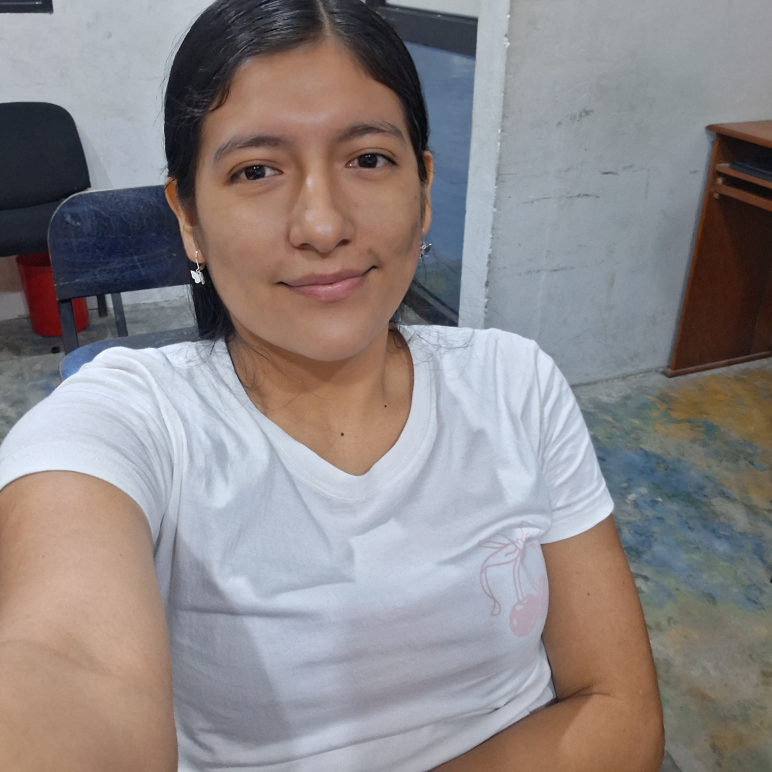
#> input picture rostros/jhonely.jpeg, 1544 x 1544 px (shown at 1/2 size); its folder holds only this picture in this run
$ python -i main.py   (imports and definitions only)
#> lines starting #> are read from the running program, lines starting #| are printed output that depends on the picture
import cv2
import os
import numpy as np
import customtkinter as ctk
import threading
from PIL import Image, ImageTk
from tkinter import messagebox

# Configuración del entorno visual exterior
# [2 lines not run here, left out]

# ==========================================
# 1. TU CONFIGURACIÓN Y CARGA ORIGINAL
# ==========================================
clasificador = cv2.CascadeClassifier(
    cv2.data.haarcascades + "haarcascade_frontalface_default.xml"
)

usuarios = []
ruta_rostros = "rostros"

def cargar_usuarios_sistema():
    global usuarios
    usuarios = []
    if os.path.exists(ruta_rostros):
        for archivo in os.listdir(ruta_rostros):
            ruta_imagen = os.path.join(ruta_rostros, archivo)
            imagen = cv2.imread(ruta_imagen)
#> imagen is the input picture: shape (1544, 1544, 3); mean B, G, R 135.5, 134.8, 141.1
            if imagen is None:
                continue
            gris = cv2.cvtColor(imagen, cv2.COLOR_BGR2GRAY)
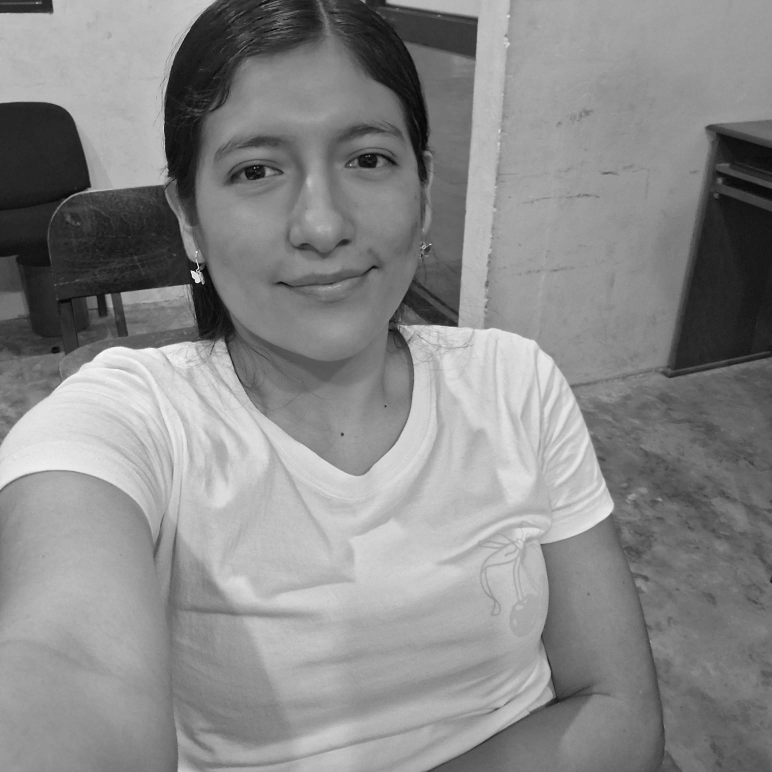
#> gris: shape (1544, 1544) (shown at 1/2 size); min 0, max 255, mean 136.8
            rostros = clasificador.detectMultiScale(gris, scaleFactor=1.1, minNeighbors=5)
#> rostros = [[984, 904, 92, 92], [345, 107, 565, 565]]
            for (x, y, w, h) in rostros:
                rostro = gris[y:y+h, x:x+w]
                rostro = cv2.resize(rostro, (200, 200))
                nombre = os.path.splitext(archivo)[0]
                usuarios.append({
                    "nombre": nombre,
                    "rostro": rostro
                })
                print(f"Usuario cargado: {nombre}")
                break
#> this loop made 1 pass
#| Usuario cargado: jhonely
#> pass 1, in cargar_usuarios_sistema, `rostro = gris[y:y+h, x:x+w]`:
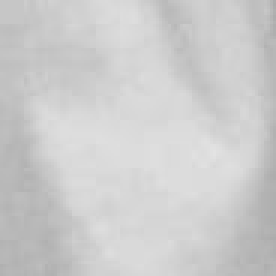
#> rostro: shape (92, 92) (shown 3 times larger); min 172, max 227, mean 204.4
#> after the loop, usuarios = 1 item

# [1 line not run here, left out]

# ==========================================
# 2. TU BUCLE PRINCIPAL (RENDERIZADO EN LA APP)
# ==========================================
# [83 lines left out: function funcion_reconocimiento_original, not called in this run]

# ==========================================
# 3. INTERFAZ GRÁFICA UNIFICADA (TRES BOTONES)
# ==========================================
class VentanaEstilos(ctk.CTk):
    # [129 lines left out: functions __init__, arrancar_lector, parar_lector, capturar_rostro, cambiar_datos_interfaz, cerrar_todo, not called in this run]

# [3 lines not run here, left out]

>>> result = cargar_usuarios_sistema()

$ run again, on rostros/joan.jpeg
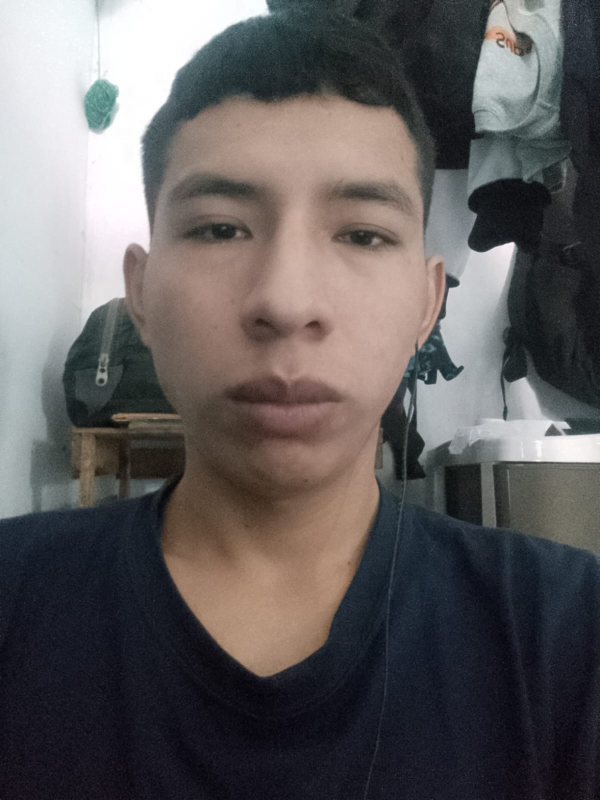
#> input picture rostros/joan.jpeg, 1200 x 1600 px (shown at 1/2 size)
#> in cargar_usuarios_sistema, imagen is the input picture: shape (1600, 1200, 3); mean B, G, R 93.9, 93.6, 97.3
#> in cargar_usuarios_sistema, `gris = cv2.cvtColor(imagen, cv2.COLOR_BGR2GRAY)`:
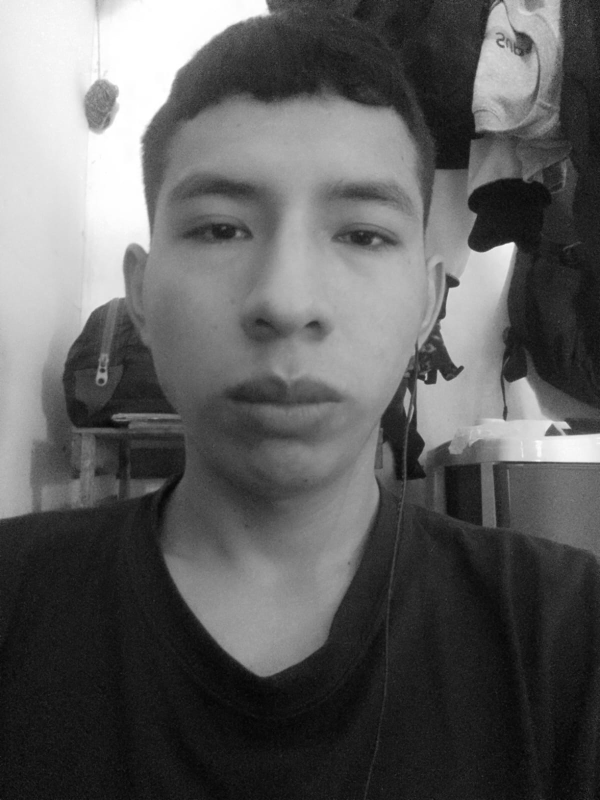
#> gris: shape (1600, 1200) (shown at 1/2 size); min 1, max 255, mean 94.7
#> rostros = [[222, 169, 729, 729]]
#> the loop in cargar_usuarios_sistema, `for (x, y, w, h) in rostros:` made 1 pass
#> (printed output is left out)
#> pass 1, in cargar_usuarios_sistema, `rostro = gris[y:y+h, x:x+w]`:
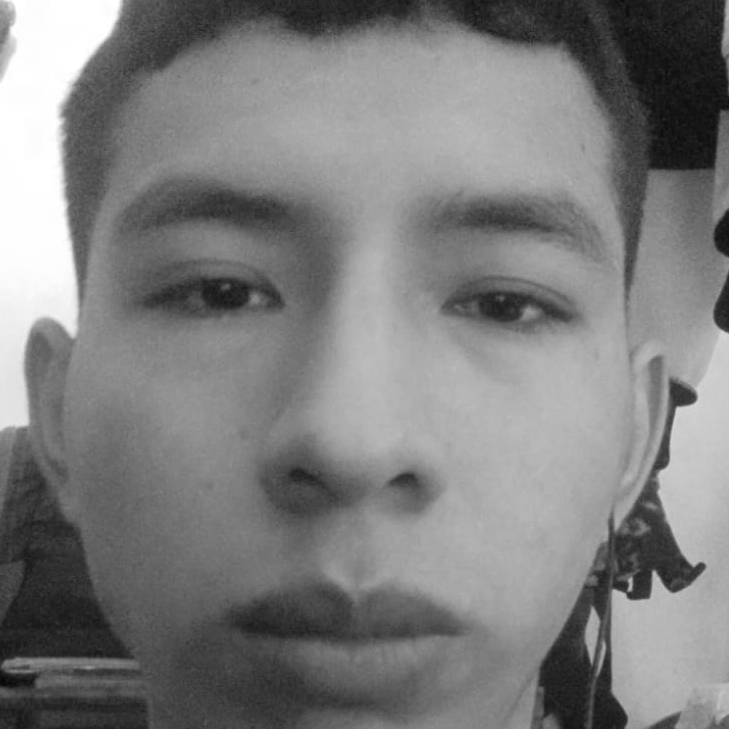
#> rostro: shape (729, 729); min 4, max 255, mean 126.2
#> after the loop in cargar_usuarios_sistema, `for (x, y, w, h) in rostros:`: usuarios = 1 item

$ run again, on rostros/wilinton.jpeg
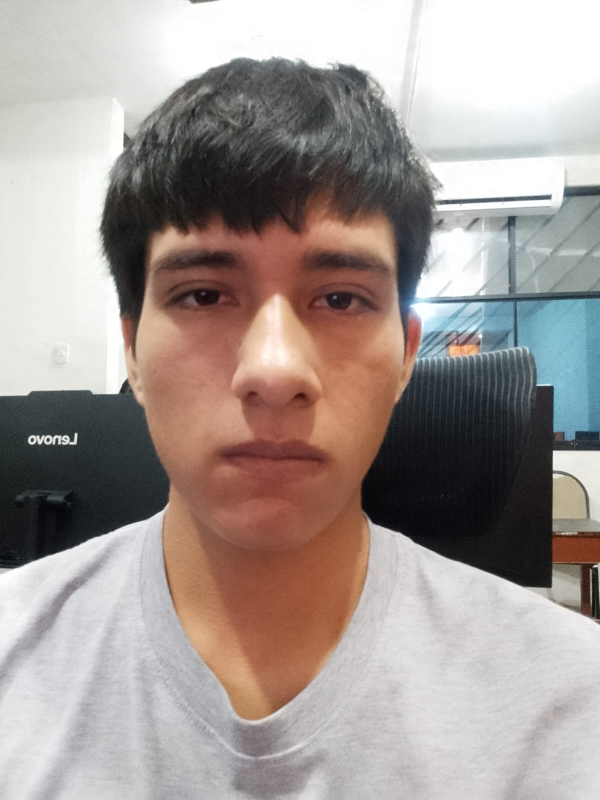
#> input picture rostros/wilinton.jpeg, 1200 x 1600 px (shown at 1/2 size)
#> in cargar_usuarios_sistema, imagen is the input picture: shape (1600, 1200, 3); mean B, G, R 149, 153.3, 163.6
#> in cargar_usuarios_sistema, `gris = cv2.cvtColor(imagen, cv2.COLOR_BGR2GRAY)`:
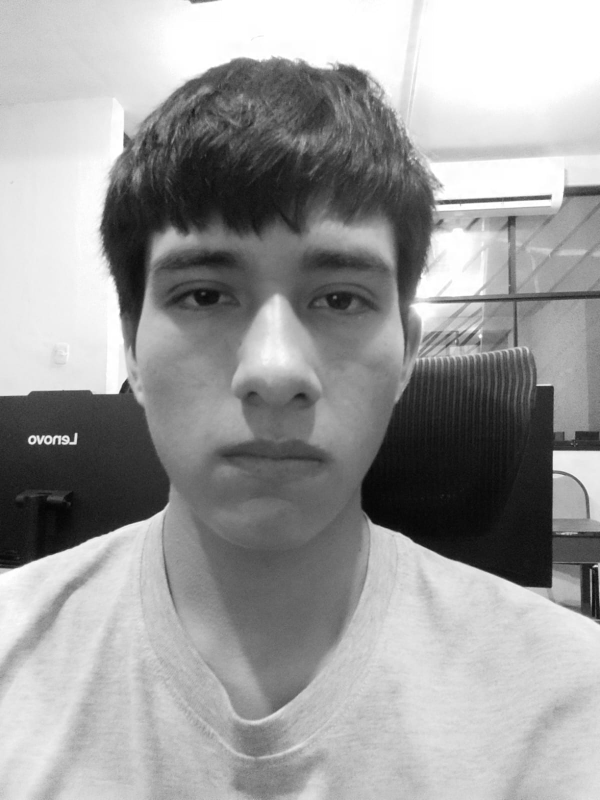
#> gris: shape (1600, 1200) (shown at 1/2 size); min 3, max 255, mean 155.9
#> rostros = [[157, 312, 756, 756]]
#> the loop in cargar_usuarios_sistema, `for (x, y, w, h) in rostros:` made 1 pass
#> (printed output is left out)
#> pass 1, in cargar_usuarios_sistema, `rostro = gris[y:y+h, x:x+w]`:
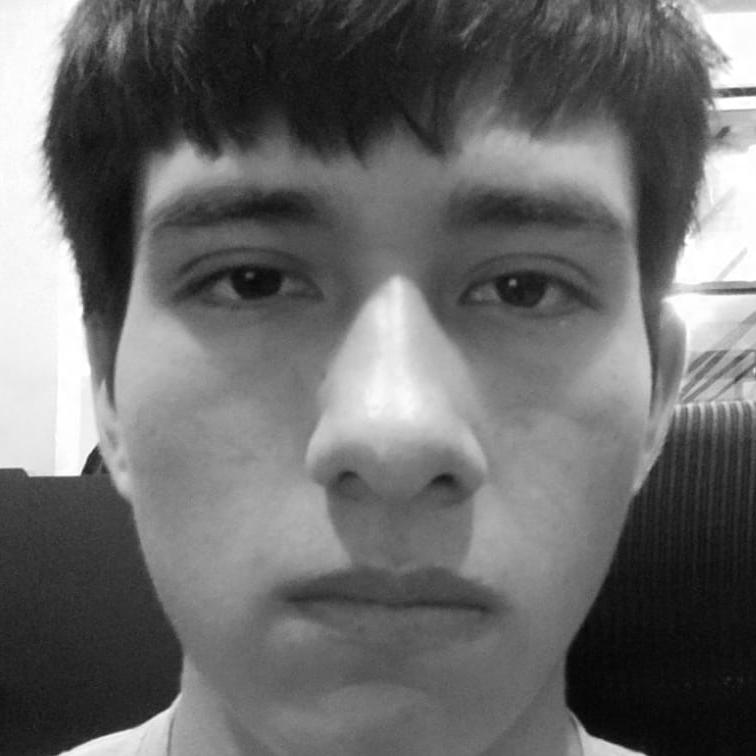
#> rostro: shape (756, 756); min 4, max 255, mean 106.8
#> after the loop in cargar_usuarios_sistema, `for (x, y, w, h) in rostros:`: usuarios = 1 item

$ run again, on rostros/wilinton1.jpeg
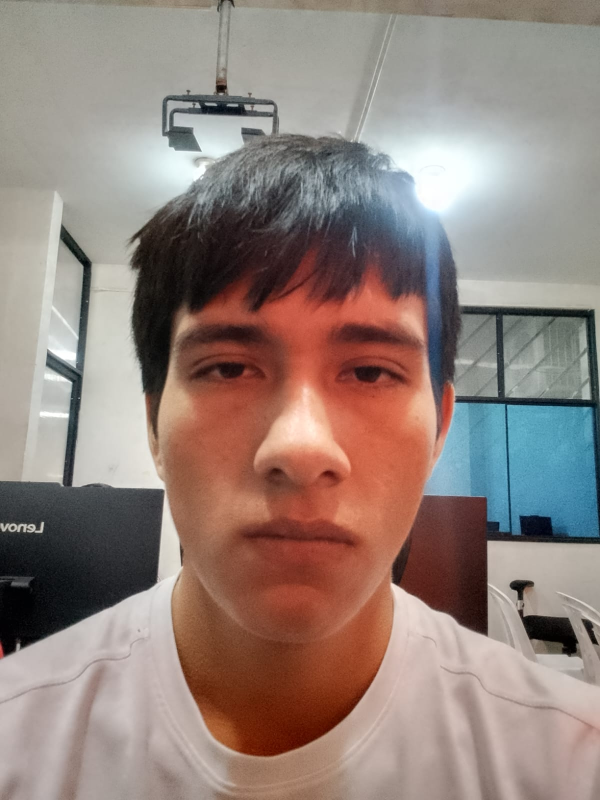
#> input picture rostros/wilinton1.jpeg, 1200 x 1600 px (shown at 1/2 size)
#> in cargar_usuarios_sistema, imagen is the input picture: shape (1600, 1200, 3); mean B, G, R 123.2, 130.1, 147.1
#> in cargar_usuarios_sistema, `gris = cv2.cvtColor(imagen, cv2.COLOR_BGR2GRAY)`:
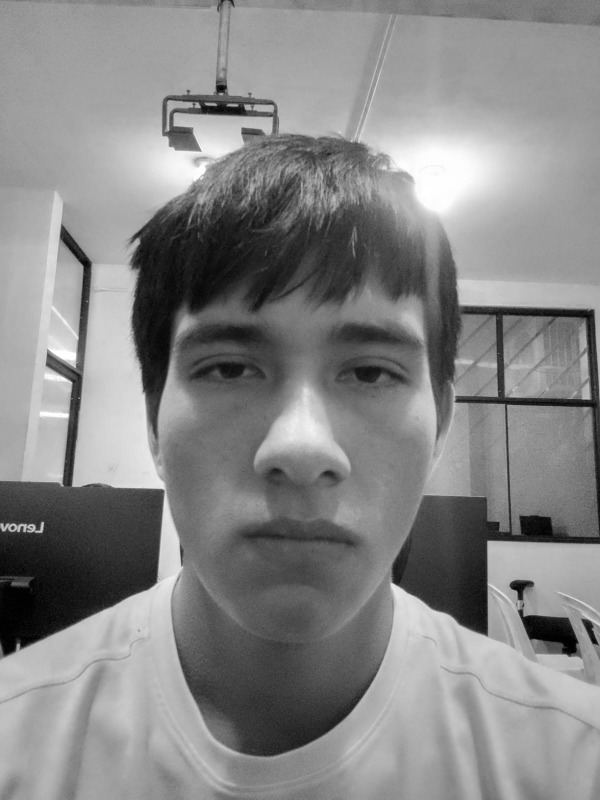
#> gris: shape (1600, 1200) (shown at 1/2 size); min 0, max 255, mean 134.4
#> rostros = [[179, 438, 825, 825]]
#> the loop in cargar_usuarios_sistema, `for (x, y, w, h) in rostros:` made 1 pass
#> (printed output is left out)
#> pass 1, in cargar_usuarios_sistema, `rostro = gris[y:y+h, x:x+w]`:
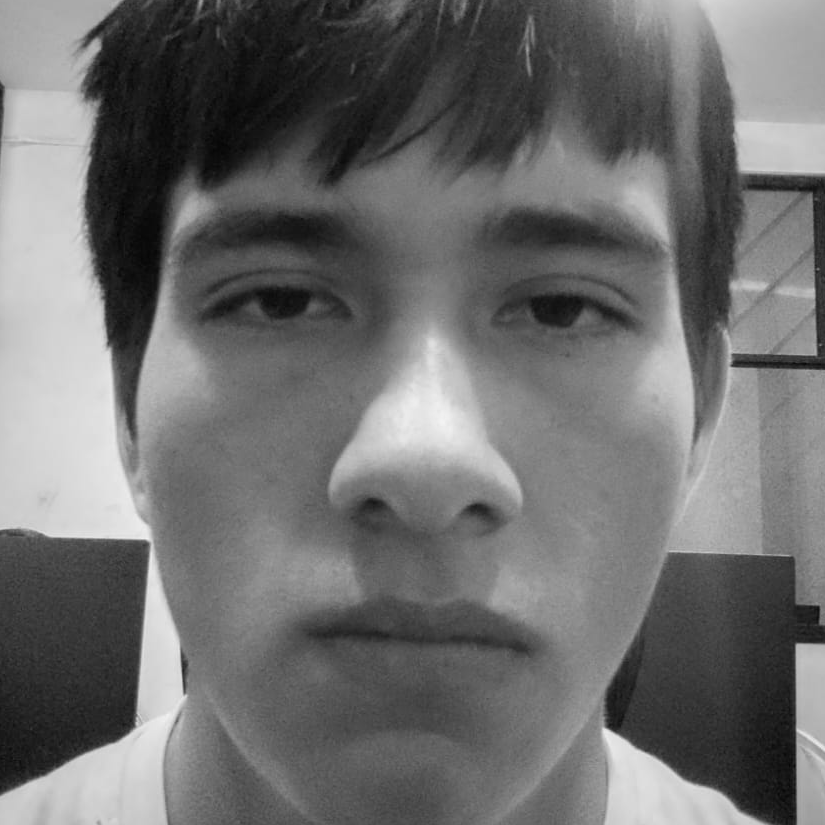
#> rostro: shape (825, 825); min 3, max 244, mean 109.9
#> after the loop in cargar_usuarios_sistema, `for (x, y, w, h) in rostros:`: usuarios = 1 item
